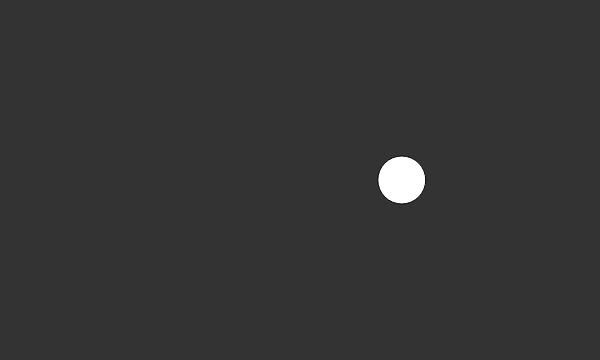
Frame 1 (no input)
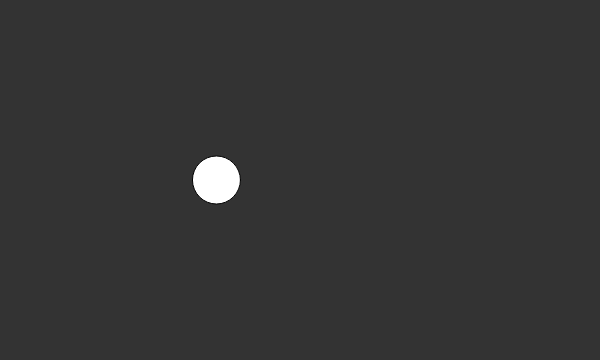
Frame 60 (no input)
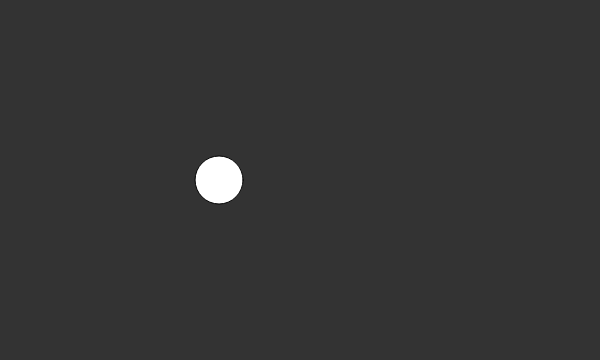
Frame 120 (the mouse pressed at the canvas centre since frame 60)

The p5.js sketch that drew these frames (run headless with seeded random() and noise() and a simulated clock; from frame 60 on, the mouse is pressed at the canvas centre):

// p5.js sketch
// ── sketch.js
let xoff = 0;

function setup() {
  createCanvas(600, 360);
}

function draw() {
  background(51);

  //let x = random(0, width);

  let x = noise(xoff) * width;

  xoff += 0.01;

  fill(255);
  ellipse(x, 180, 48, 48);
}

/*
# Nature_of_Code_p5js

Daniel Shiffman's Nature of Code course on:
https://www.kadenze.com/courses/the-nature-of-code/info

More info:
https://github.com/shiffman/The-Nature-of-Code
http://natureofcode.com/

this.info
Perlin Noise
*/
